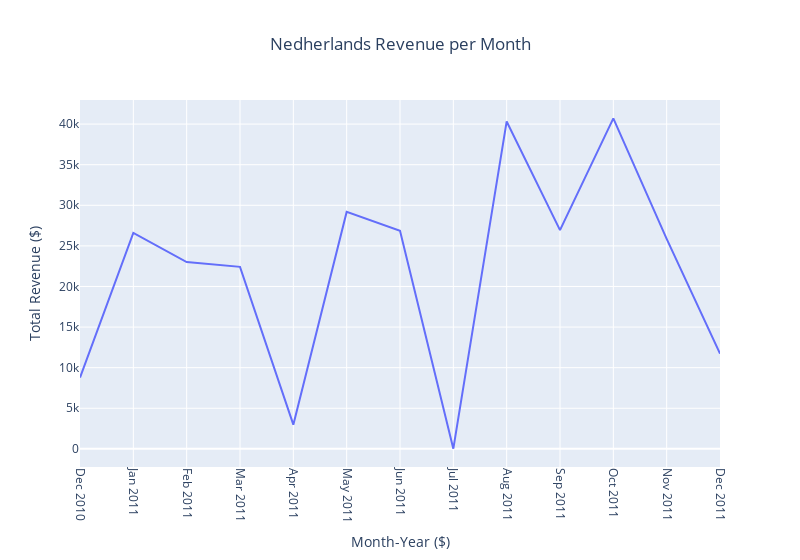

Notebook code cell kept with this figure:
### Code cell
# Membuat grafik total revenue per bulan di negara Netherlands
fig = px.line(ned,
              x = ned['YearMonth'].dt.strftime('%b %Y'),
              y = 'Total Revenue ($)',
              title = 'Nedherlands Revenue per Month')
fig.update_xaxes(tickangle = 90)
fig.update_layout(xaxis_title = 'Month-Year ($)', title_x = 0.5,width=800)
fig.show()

### Figure 1 — Plotly figure (JSON) as saved in the notebook; plotly's stock layout.template omitted (floating-point values rounded to 4 significant figures)
{"data": [{"hovertemplate": "x=%{x}<br>Total Revenue ($)=%{y}<extra></extra>", "legendgroup": "", "line": {"color": "#636efa", "dash": "solid"}, "marker": {"symbol": "circle"}, "mode": "lines", "name": "", "orientation": "v", "showlegend": false, "type": "scatter", "x": ["Dec 2010", "Jan 2011", "Feb 2011", "Mar 2011", "Apr 2011", "May 2011", "Jun 2011", "Jul 2011", "Aug 2011", "Sep 2011", "Oct 2011", "Nov 2011", "Dec 2011"], "xaxis": "x", "y": [8784.0, 26610.0, 23010.0, 22420.0, 2977.0, 29190.0, 26860.0, 26.02, 40330.0, 26940.0, 40710.0, 25870.0, 11730.0], "yaxis": "y"}], "layout": {"legend": {"tracegroupgap": 0}, "title": {"text": "Nedherlands Revenue per Month", "x": 0.5}, "width": 800, "xaxis": {"anchor": "y", "domain": [0, 1], "tickangle": 90, "title": {"text": "Month-Year ($)"}}, "yaxis": {"anchor": "x", "domain": [0, 1], "title": {"text": "Total Revenue ($)"}}}}
